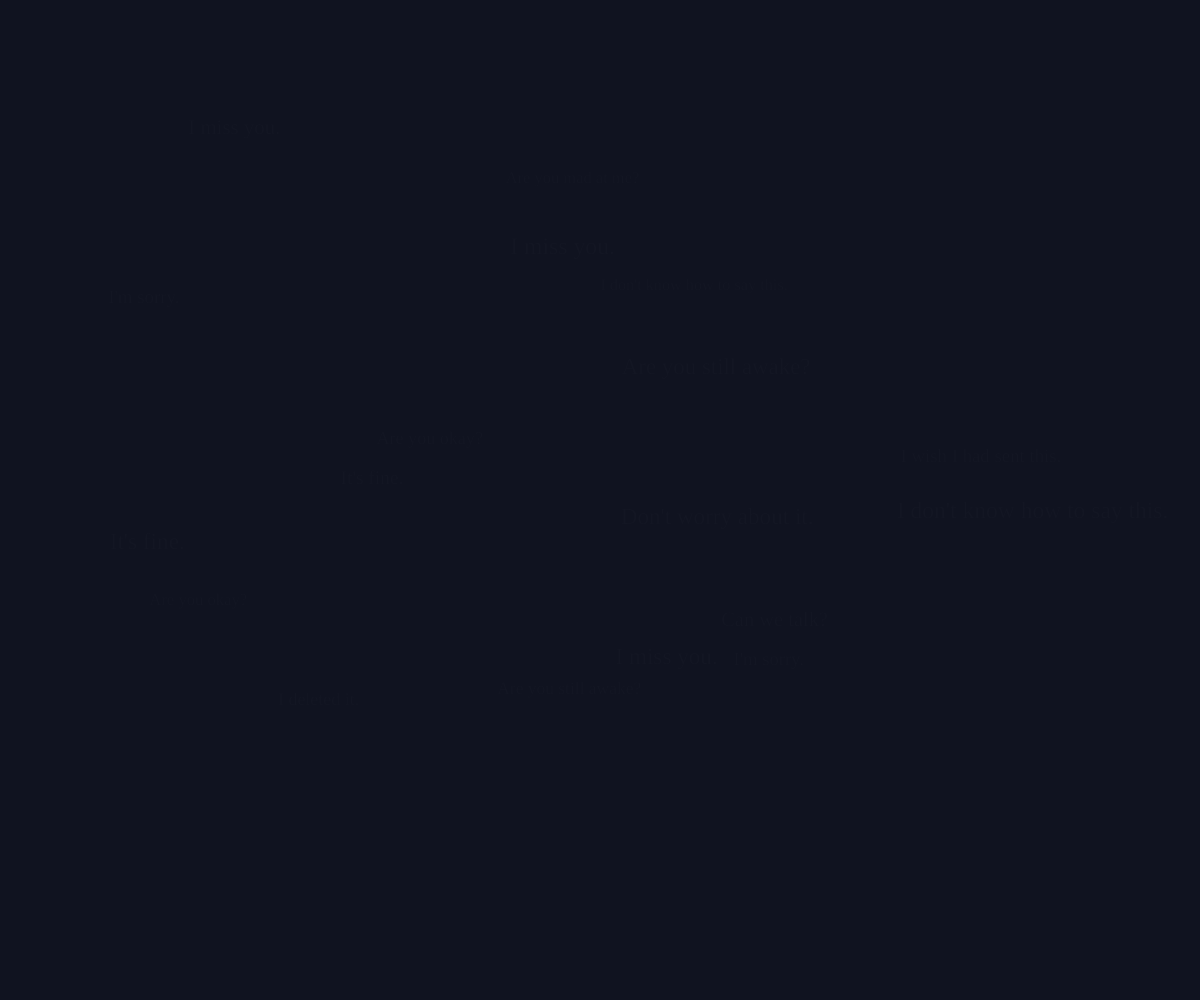
Frame 1 (no input)
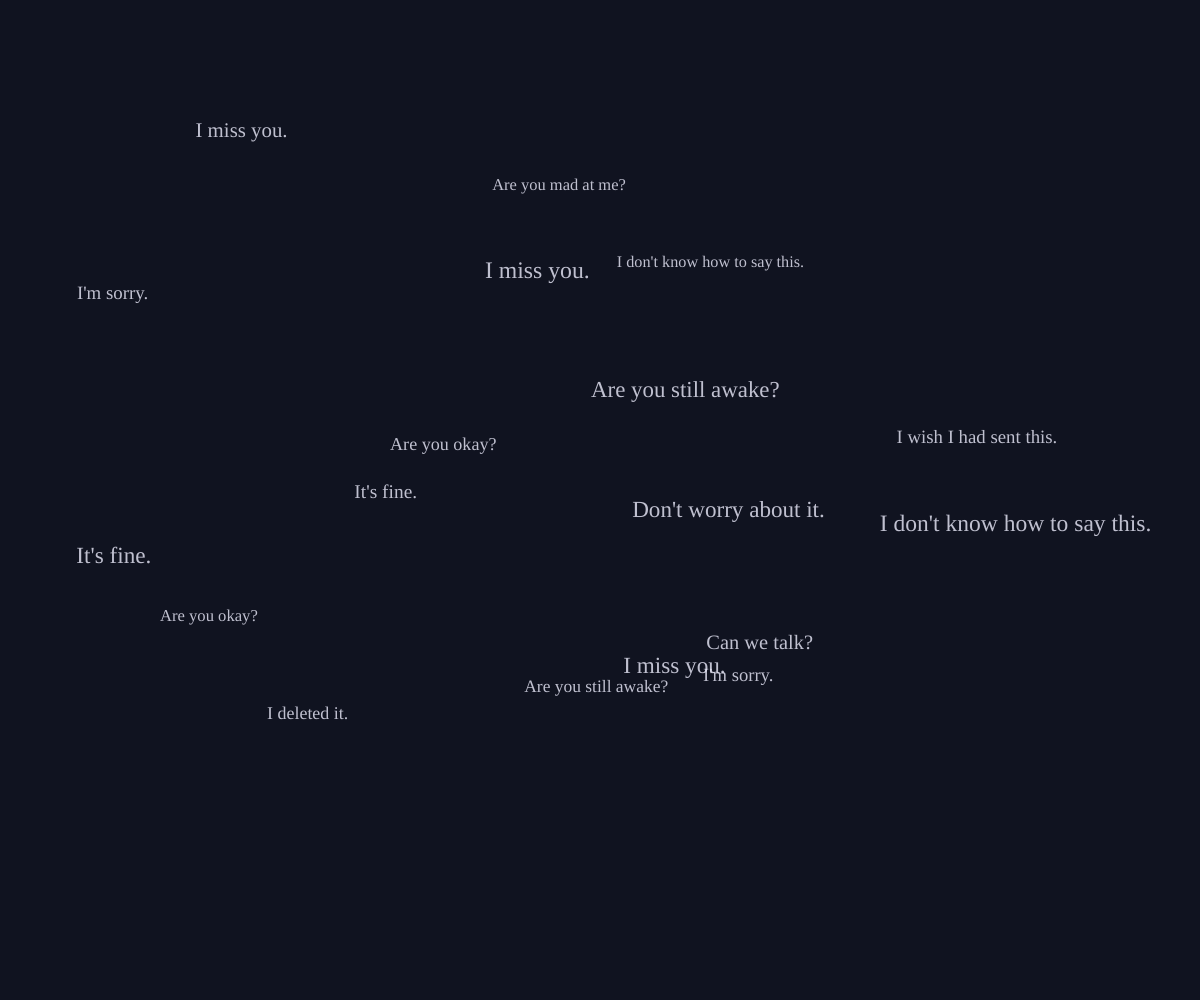
Frame 60 (no input)
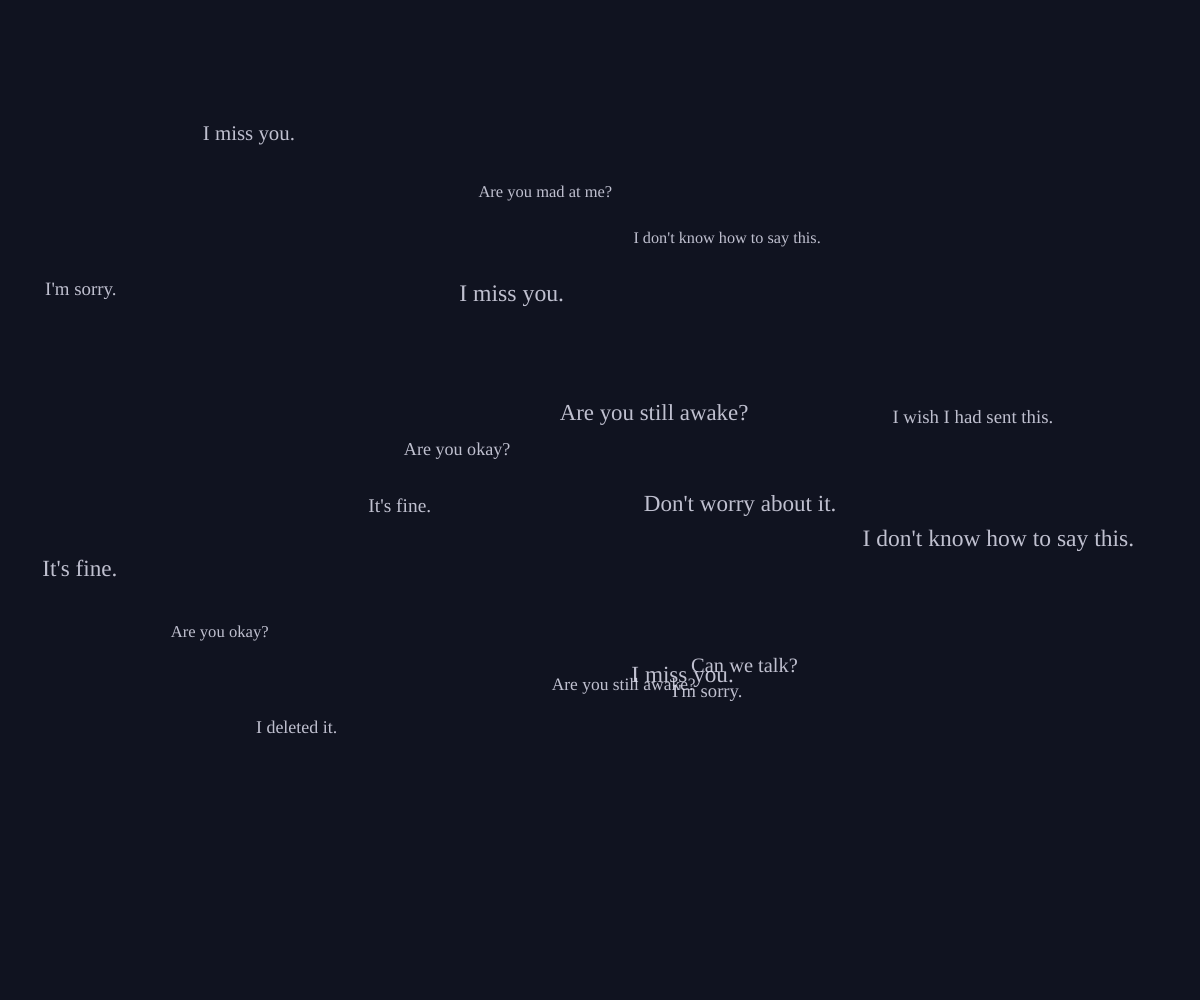
Frame 120 (the mouse pressed at the canvas centre since frame 60)

The p5.js sketch that drew these frames (run headless with seeded random() and noise() and a simulated clock; from frame 60 on, the mouse is pressed at the canvas centre):

// p5.js sketch
// ── sketch.js
// global variables
let phrases = [ // array containing unsent messages
"I almost told you.",
"Are you still awake?",
"It's fine.",
"I don't know how to say this.",
"Don't worry about it.",
"Are you mad at me?",
"I miss you.",
"I was typing...",
"Actually, never mind.",
"Can we talk?",
"I deleted it.",
"I'm sorry.",
"I wish I had sent this.",
"Are you there?",
"Are you okay?"
]; // end of array

let messages = []; // array to hold the messages that will be displayed

function setup() { // setup function
  createCanvas(windowWidth, windowHeight); // create a canvas that fills the window
  textFont('Georgia'); // set the font to Georgia
  textAlign(CENTER, CENTER); // set the text alignment to center
  
  // create 18 messages when the sketch starts
  for (let i = 0; i < 18; i++) { // loop 18 times
    messages.push(createMessage()); // add a new message to the messages array
   } // end of for loop
} // end of setup function

function createMessage() { // createMessage function
  return { // create an object with random properties for the message
    phrase: random(phrases), // select a random phrase from the phrases array
    x: random(width * 0.1, width * 0.9), // set a random x position within 10% to 90% of the canvas width
    y: random(height * 0.1, height * 0.9), // set a random y position within 10% to 90% of the canvas height
    speedX: random(-0.6, 0.6), // set a random horizontal speed between -0.6 and 0.6
    speedY: random(-0.4, 0.4), // set a random vertical speed between -0.4 and 0.4
    age: 0, // initialize the age of the message to 0
    lifespan: random(240, 480), // set a random lifespan between 240 and 480 frames
    size: random(16, 24) // set a random font size between 16 and 24
  }; // end of return
} // end of createMessage function

function draw()  { // draw function
  background (16,19,32); // dark blue background

  // loop through every message in the array
  for (let i = 0; i < messages.length; i++) { // start of for loop
    let message = messages[i];

    // move the message each frame
    message.x += message.speedX; // increase the message's x-coordinate by speedX
    message.y += message.speedY; // increas the message's y-coordinate by speedY

    // increase the message's age 
    message.age++; // increment message age by 1
    
    //gradually fade the message in 
    let fadeIn = constrain( // constrains fadeIn variable to between 0 and 1
      map(message.age, 0, 50, 0, 1), // squishes age values by a factor of 50
      0, // lower bound for constrain
      1 // upper bound for contrain
    ); // end of constrain
    
    let fadeOut = constrain( // constrains fadeIn variable to between 0 and 1
      map(message.age, message.lifespan - 80, message.lifespan, 1, 0), // squishes age values by a factor of 80
      0, // lower bound for constrain
      1 // upper bound for constrain
    );
    // calculate opacity
    let opacity = 210 * min(fadeIn, fadeOut); // sets opacity to 210 multiplied by the lower of fadeIn and fadeOut

    // draw the messsage
    noStroke(); // no stroke width
    fill(230, 230, 245, opacity); // fill colour and set opacity
    textSize(message.size); // set text size to message.size
    text(message.phrase, message.x, message.y); // display message

    // replace disappeared messages
    if ( // start of if statement
      message.age >= message.lifespan || // if message lifespan has expired OR
      message.x < -200 ||// if message is off of the left side of the screen OR
      message.x > width + 200 || // if message is off of the right side of the screen OR
      message.y < -50 || // if message is off of the bottom of the screen OR
      message.y > height + 50 // if message is off of the top of the screen 
    ) {
      messages[i] = createMessage(); // create a new message
    }
  } // end of for loop
} // end of draw function

function windowResized() {
  resizeCanvas (windowWidth, windowHeight);
}
